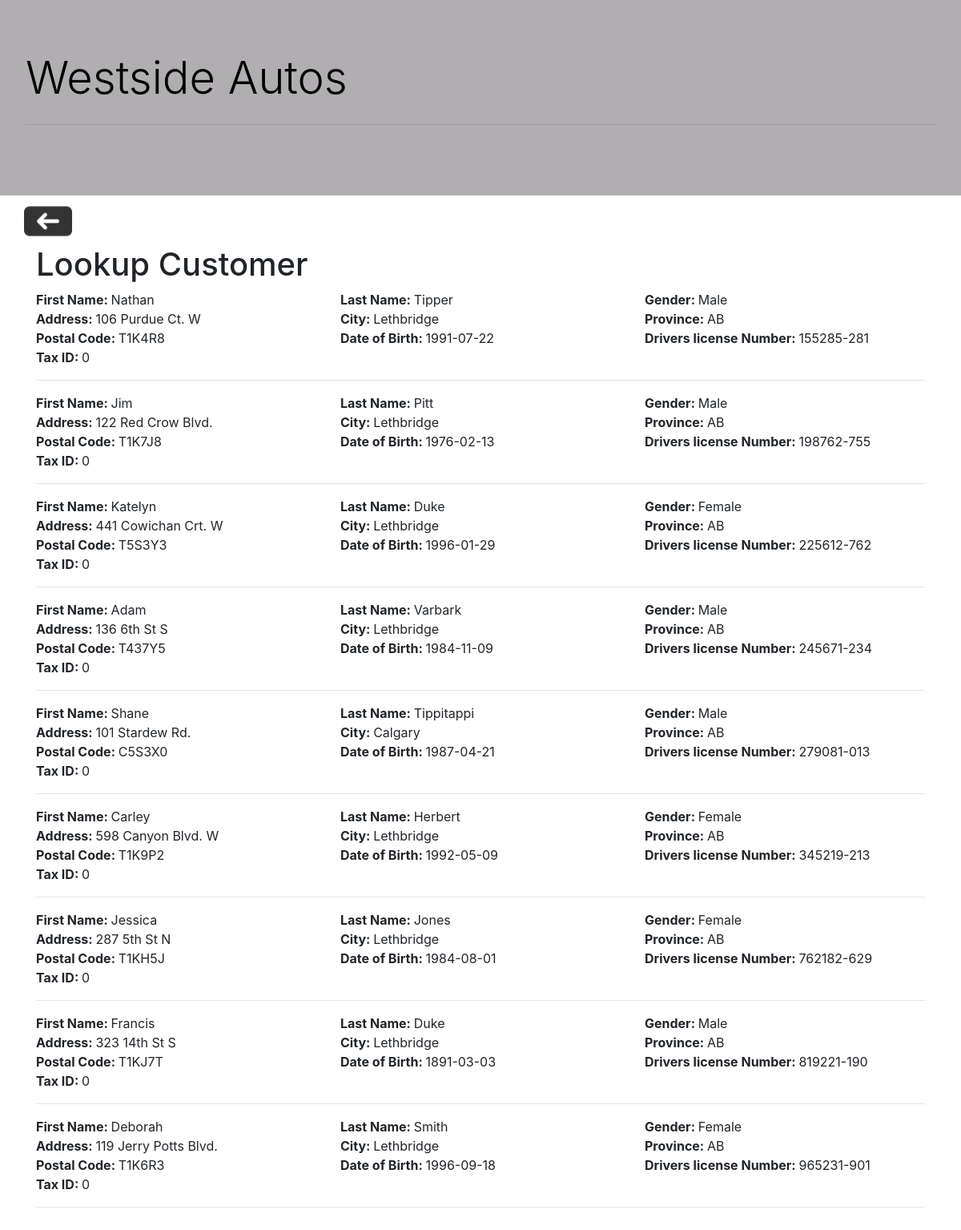
The page /WestsideAuto/searchCustomer.php on the database its author committed.
### tables this page shows
CREATE TABLE `customer` (
  `drivers_license_no` varchar(25) NOT NULL,
  `TaxID` int(11) NOT NULL,
  `address` varchar(50) NOT NULL,
  `city` varchar(30) NOT NULL,
  `province` varchar(25) NOT NULL,
  `postal_code` varchar(6) NOT NULL,
  `first_name` varchar(25) NOT NULL,
  `last_name` varchar(25) NOT NULL,
  `gender` varchar(30) NOT NULL,
  `DOB` date DEFAULT NULL,
  `phone_no` varchar(16) NOT NULL
);

### WestsideAuto/searchCustomer.php (the view, shortened to what this page needs)
<?php
include 'connectDB.php';
$sql = "SELECT * FROM customer";
?>
<!DOCTYPE html>
<html>
<head>
    <link rel="stylesheet" href="https://maxcdn.bootstrapcdn.com/bootstrap/4.0.0/css/bootstrap.min.css"
>
    <link rel="stylesheet" type="text/css" href="style/myStyle.css">
</head>
<body>
<div class="jumbotron">
    <a href="index.php"><h1 class="display-4">Westside Autos</h1></a>
    <hr class="my-4">
</div>
<div id="purchaseFormTop" class="topDiv">
    <a href="lookupCustomerForm.html"><img src="./assets/backBtn.png" alt="back" class="backBtn"></a>
    <div class="container">
        <div class="row">
            <div class="col-sm">
                <h1>Lookup Customer</h1>
            </div>
        </div>
    </div>
<div class="container">
            <?php
                $searchQuery = mysqli_query($link, $sql);
                while($row = mysqli_fetch_array($searchQuery)) {
                    echo "<div class=\"row\">";
                    echo "<div class=\"col-sm-4\"><b>First Name: </b>".$row[6]."</div>";
                    echo "<div class=\"col-sm-4\"><b>Last Name: </b>".$row[7]."</div>";
                    echo "<div class=\"col-sm-4\"><b>Gender: </b>".$row[8]."</div>";
                    echo "</div>";
                    echo "<div class=\"row\">";
                    echo "<div class=\"col-sm-4\"><b>Address: </b>".$row[2]."</div>";
                    echo "<div class=\"col-sm-4\"><b>City: </b>".$row[3]."</div>";
                    echo "<div class=\"col-sm-4\"><b>Province: </b>".$row[4]."</div>";
                    echo "</div>";
                    echo "<div class=\"row\">";
                    echo "<div class=\"col-sm-4\"><b>Postal Code: </b>".$row[5]."</div>";
                    echo "<div class=\"col-sm-4\"><b>Date of Birth: </b>".$row[9]."</div>";
                    echo "<div class=\"col-sm-4\"><b>Drivers license Number: </b>".$row[0]."</div>";
                    echo "</div>";
                    echo "<div class=\"row\">";
                    echo "<div class=\"col-sm-4\"><b>Tax ID: </b>".$row[1]."</div>";
                    echo "</div>";
                    echo "<hr>";
                    }
            ?>
</div>
</body>
</html>

### WestsideAuto/style/myStyle.css (style rules this page uses)
a { color: black; }
.jumbotron { background-color: rgba(173, 170, 174, 0.95); border-radius: 0; }
.backBtn { width: 5%; margin-left: 30px; margin-top: -30px; min-width: 50px; }
.topDiv { margin-bottom: 100px; }

### rows shown on the page
customer: first_name "Nathan", last_name "Tipper", gender "Male", address "106 Purdue Ct. W", city "Lethbridge", province "AB", postal_code "T1K4R8", DOB "1991-07-22", drivers_license_no "155285-281", TaxID "0"
customer: first_name "Jim", last_name "Pitt", gender "Male", address "122 Red Crow Blvd.", city "Lethbridge", province "AB", postal_code "T1K7J8", DOB "1976-02-13", drivers_license_no "198762-755", TaxID "0"
customer: first_name "Katelyn", last_name "Duke", gender "Female", address "441 Cowichan Crt. W", city "Lethbridge", province "AB", postal_code "T5S3Y3", DOB "1996-01-29", drivers_license_no "225612-762", TaxID "0"
customer: first_name "Adam", last_name "Varbark", gender "Male", address "136 6th St S", city "Lethbridge", province "AB", postal_code "T437Y5", DOB "1984-11-09", drivers_license_no "245671-234", TaxID "0"
customer: first_name "Shane", last_name "Tippitappi", gender "Male", address "101 Stardew Rd.", city "Calgary", province "AB", postal_code "C5S3X0", DOB "1987-04-21", drivers_license_no "279081-013", TaxID "0"
customer: first_name "Carley", last_name "Herbert", gender "Female", address "598 Canyon Blvd. W", city "Lethbridge", province "AB", postal_code "T1K9P2", DOB "1992-05-09", drivers_license_no "345219-213", TaxID "0"
customer: first_name "Jessica", last_name "Jones", gender "Female", address "287 5th St N", city "Lethbridge", province "AB", postal_code "T1KH5J", DOB "1984-08-01", drivers_license_no "762182-629", TaxID "0"
customer: first_name "Francis", last_name "Duke", gender "Male", address "323 14th St S", city "Lethbridge", province "AB", postal_code "T1KJ7T", DOB "1891-03-03", drivers_license_no "819221-190", TaxID "0"
customer: first_name "Deborah", last_name "Smith", gender "Female", address "119 Jerry Potts Blvd.", city "Lethbridge", province "AB", postal_code "T1K6R3", DOB "1996-09-18", drivers_license_no "965231-901", TaxID "0"
